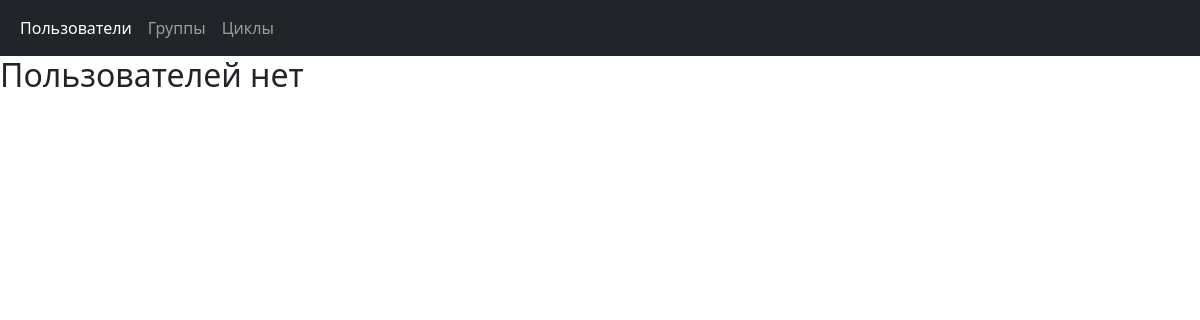
The page /app/users/ on the database as committed earlier.
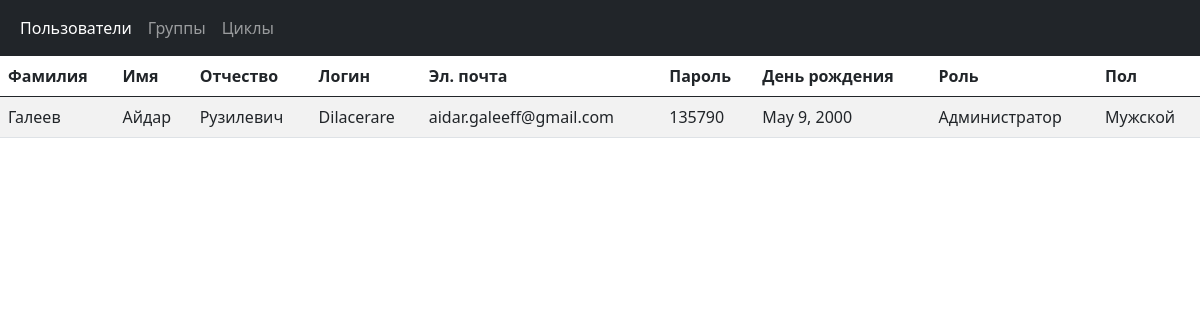
The same page on the database as committed later.
### app/models.py (models this page shows, shortened)
class Users(models.Model):
    surname = models.CharField('Фамилия', max_length=200)
    name = models.CharField('Имя', max_length=200)
    patronymic = models.CharField('Отчество', max_length=200)
    login = models.CharField('Логин', max_length=200)
    ur_email = models.EmailField('Эл. почта', max_length=200)
    password = models.CharField('Пароль', max_length=200)
    BDay = models.DateField('День рождения')
    ur_role = models.ForeignKey(Roles, on_delete=models.CASCADE)
    ur_gender = models.ForeignKey(Genders, on_delete=models.CASCADE)

class Roles(models.Model):
    role = models.CharField('Роль', max_length=200)
    def __str__(self):
        return self.role

class Genders(models.Model):
    gender = models.CharField('Пол', max_length=200)
    def __str__(self):
        return self.gender

### app/views.py (the view)
# urls.py: path('users/', views.users_list, name='users_list'),
def users_list(request):
    users = Users.objects.all()
    return render(request, 'app/users.html', context={'ur_list': users})

### app/templates/app/users.html (shortened to what this page needs)
{% extends "base.html" %}
{% block content %}
  {% if ur_list %}
    <table class="table table-striped">
      <thead>
        <tr>
          <th scope="col">Фамилия</th>
          <th scope="col">Имя</th>
          <th scope="col">Отчество</th>
          <th scope="col">Логин</th>
          <th scope="col">Эл. почта</th>
          <th scope="col">Пароль</th>
          <th scope="col">День рождения</th>
          <th scope="col">Роль</th>
          <th scope="col">Пол</th>
        </tr>
      </thead>
      <tbody>
        {% for u in ur_list %}
          <tr>
            <td>{{u.surname}}</td>
            <td>{{u.name}}</td>
            <td>{{u.patronymic}}</td>
            <td>{{u.login}}</td>
            <td>{{u.ur_email}}</td>
            <td>{{u.password}}</td>
            <td>{{u.BDay}}</td>
            <td>{{u.ur_role}}</td>
            <td>{{u.ur_gender}}</td>
          </tr>
        {% endfor %}
      </tbody>
    </table>
  {% else %}
    <h2>Пользователей нет</h2>
  {% endif %}
{% endblock %}

### app/templates/base.html (shortened to what this page needs)
<!DOCTYPE html>
<html lang="en">
<head>
    {% load static %}
    <link rel="stylesheet" href="{% static 'app/css/bootstrap.min.css' %}">
</head>
<body>
    <nav class="navbar navbar-expand-lg navbar-dark bg-dark">
      <div class="container-fluid">
        <div class="collapse navbar-collapse" id="navbarNavAltMarkup">
          <div class="navbar-nav">
            <a class="nav-link active" aria-current="page" href="{% url 'users_list' %}">Пользователи</a>
            <a class="nav-link" href="{% url 'groups_list' %}">Группы</a>
            <a class="nav-link" href="{% url 'cycles_list' %}">Циклы</a>
          </div>
        </div>
      </div>
    </nav>
    {% block content %}
    {% endblock %}
</body>
</html>

Rows that differ between the two databases and show on the page:
added Users: surname "Галеев", name "Айдар", patronymic "Рузилевич", login "Dilacerare", ur_email "aidar.galeeff@gmail.com", password "135790", BDay "May 9, 2000", ur_role "Администратор", ur_gender "Мужской"
Other text that changed with them:
text no longer shown: "Пользователей нет"
text now shown: "Фамилия Имя Отчество Логин Эл. почта Пароль День рождения Роль Пол"
